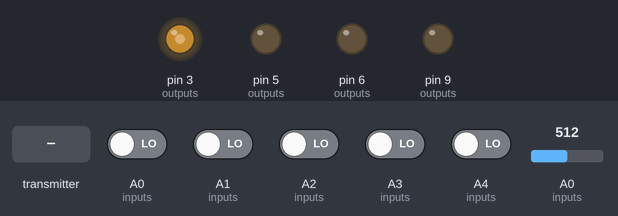
A sketch run on a simulated Arduino Uno, built with avr-gcc and run on an emulated ATmega328P. Shown: output pins drawn as LEDs (lit = HIGH). The test bench sets the inputs (shaded band); at power-on: A0 (inputs), A1 (inputs), A2 (inputs), A3 (inputs), A4 (inputs) LOW, A0 (inputs) = 512. No radio packets arrive unless stated; pins used as bus, display or sensor lines are not drawn; what the sketch prints to the serial monitor is not drawn.

Above: at 1.8 s.
1.9 s: A0 (inputs) set to 716
At 2.8 s:
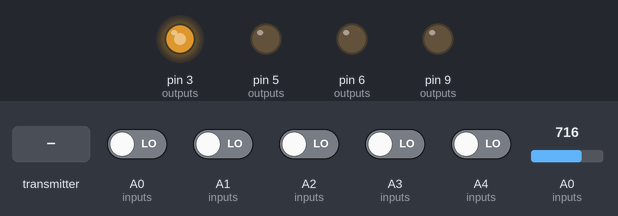
3.6 s: A0 (inputs) driven HIGH
At 5.0 s:
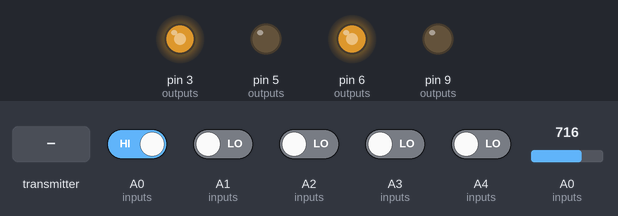
5.3 s: A1 (inputs) driven HIGH
At 5.7 s:
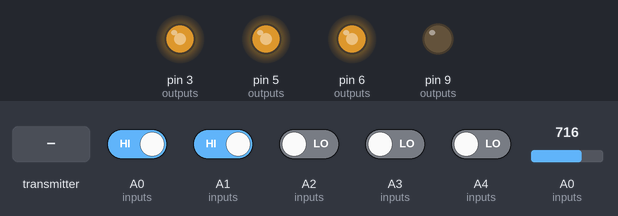
6.8 s: the transmitter starts sending value = 0
At 8.0 s:
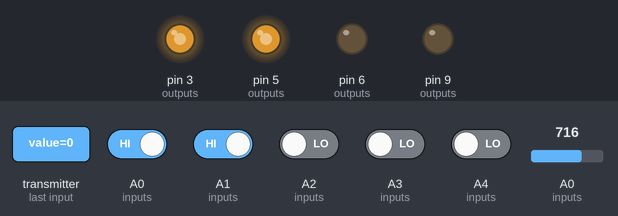
8.3 s: the transmitter starts sending value = 256
At 9.2 s:
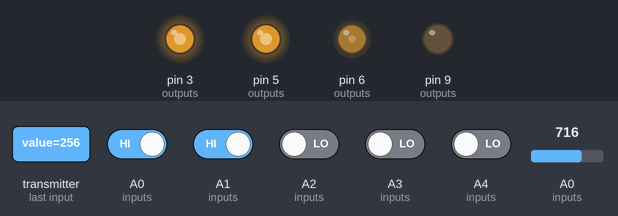
9.8 s: A0 (inputs) set to 900
At 10.5 s:
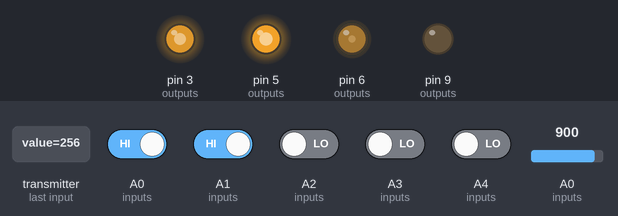
Timing chart, 0 to 12.3 s (numbered marks = the images above; inputs shaded):
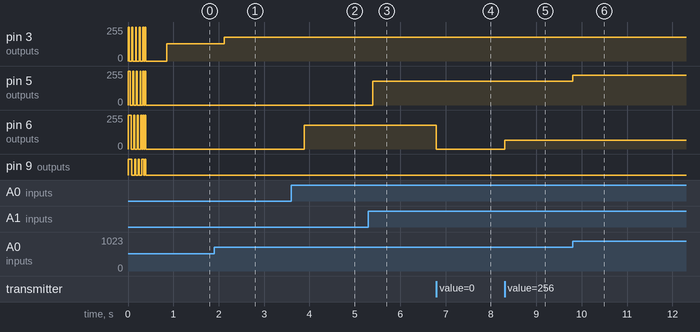

Measured:
- after the input at 1.9 s, pin 3 (outputs): 128/255 → 179/255 after 0.22 s
- after the input at 3.6 s, pin 6 (outputs): 0/255 → 179/255 after 0.28 s
- after the input at 5.3 s, pin 5 (outputs): 0/255 → 179/255 after 0.10 s
- after the input at 6.8 s, pin 6 (outputs): 179/255 → 0/255 at once
- after the input at 8.3 s, pin 6 (outputs): 0/255 → 64/255 at once
- after the input at 9.8 s, pin 5 (outputs): 179/255 → 225/255 at once

The sketch:

bracelet.ino
```cpp
// (licence header left out)
#include <SPI.h>
#include "nRF24L01.h"
#include "RF24.h"

// Defining pins for arduino
// 3,5,6,9,10,11 PWM
// OUTPUT PINS
int led_personal  = 3;
int led_channel_A = 5;
int led_channel_B = 6;
int led_channel_C = 9;

// INPUT PINS
int pulse_input  = A0;
int dip_switch_1 = A1;
int dip_switch_2 = A2;
int dip_switch_3 = A3;
int dip_switch_4 = A4;

// PRERESERVED PINS FOR NRF24L01 ADAPTER
int CE = 8; // std conf for adapter
int CS = 7; // std conf for adapter

int outputs[] = {
  led_personal,
  led_channel_A,
  led_channel_B,
  led_channel_C
};

int inputs[] = {
  dip_switch_1,
  dip_switch_2,
  dip_switch_3,
  dip_switch_4,
  pulse_input
};

int led_channel[4]; // index is pipe, value is led

int outputs_count = sizeof(outputs)/sizeof(int);
int inputs_count = sizeof(inputs)/sizeof(int);

RF24 radio(CE,CS); // CE, CS
// Radio pipe addresses for the 2 nodes to communicate.
const uint64_t pipes[4] = {
	0xF0F0F0F0E1LL,
	0xF0F0F0F0D2LL,
	0xF0F0F0F0C3LL,
	0xF0F0F0F0B4LL
};

void setup() {
  for (int i=0; i<outputs_count; i++) {
    pinMode(outputs[i], OUTPUT);
    digitalWrite(outputs[i],  HIGH);
  }
  for (int i=0; i<inputs_count; i++) {
    pinMode(inputs[i], INPUT);
  }
  Serial.begin(57600);
  radio.begin();
  radio.setRetries(15,15);
  initialize();
  radio.startListening();


}

void loop() {
  	uint8_t pipe_num;
    unsigned long started_waiting_at = millis();
    bool timeout = false;

    radio.startListening();

    while ( ! radio.available(&pipe_num) && ! timeout ) {
    	if (millis() - started_waiting_at > 250 ) timeout = true;
    }
    if ( !timeout ) {
    	int value;
        radio.read( &value, sizeof(int) );
        set_LED(pipe_num, value);
	}

	radio.stopListening();
	unsigned long reading;
	reading = analogRead(A0);
	int cnl = get_channel();
	set_LED (cnl, reading);
	radio.write( &reading, sizeof(int));
	radio.startListening();
}

int get_channel () {
	for (int i=0; i<inputs_count; i++) {
		int val = digitalRead(inputs[i]);
		if (val == HIGH) return i;
	}
}

void set_LED (uint8_t pipe_num, int value) {
	analogWrite(outputs[led_channel[pipe_num]],  value/4);
}

/*
	If Channel is set to 4, LED2 will show the signal of Channel 1

		LED pers  LED A  LED B  LED C
	Chan   1        2      3 	  4
	Chan   2        1      3 	  4
	Chan   3        1      2      4
	Chan   4        1      2      3

 */
void initialize () {
	int channel = get_channel();
	int other = 1;
	led_channel[channel] = 0; // led_personal

	radio.openWritingPipe(pipes[channel]); //

	for (int i=0; i<4; i++) {
		if (i != channel) {
			radio.openReadingPipe(other,pipes[i]);
			led_channel[i] = other;
			other++;
		}
	}

	for (int i=0; i<4; i++) {
		Serial.print(i);
		Serial.print(": ");
		Serial.println(led_channel[i]);
	}

	fader(20);
	fader(20);
	fader(20);
	fader(20);
	blink(20);
	blink(20);
	buttons2leds(200);
}

void buttons2leds(int ms) {
	for (int i=0; i<4; i++) {
		int temp = digitalRead(inputs[i]);
		digitalWrite(outputs[i], temp);
	}
	delay (ms);
	for (int i=0; i<4; i++) {
		int temp = digitalRead(inputs[i]);
		digitalWrite(outputs[i], LOW);
	}
}

void fader (int ms) {
	for (int i=0; i<outputs_count; i++) {
		digitalWrite(outputs[i],  HIGH);
		delay(ms);
		digitalWrite(outputs[i],  LOW);
	}
}

void blink (int ms) {
	for (int i=0; i<outputs_count; i++) digitalWrite(outputs[i],  HIGH);
	delay(ms);
	for (int i=0; i<outputs_count; i++) digitalWrite(outputs[i],  LOW);
	delay(ms);
}
```
